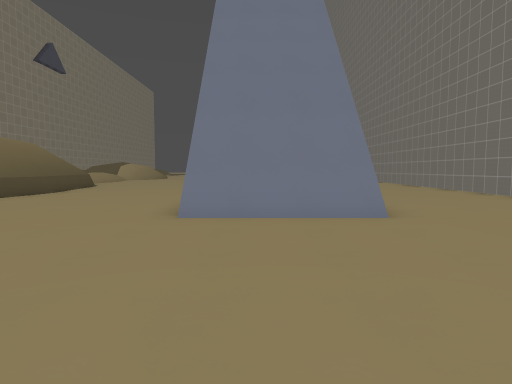
view 1 (above)

24 first-person views from a walk through a Godot game level. The camera is 1.4 m above the floor, tilts 4° down and sees 75° across. The floor is counted in squares, 2 m on a side. Each view is taken from the middle of a square. On the plan, view 1 faces up. The plan holds only what a view shows up to about 10 squares ahead; the rest is blank. The place goes on beyond the plan. Surface patterns are stand-ins for the level's own textures.

view 2
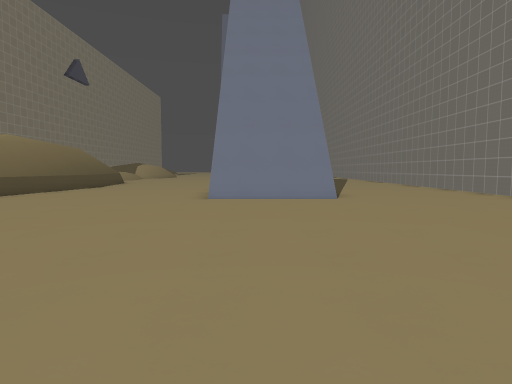

view 3
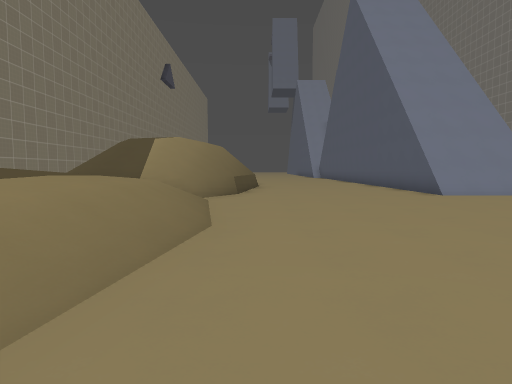

view 4
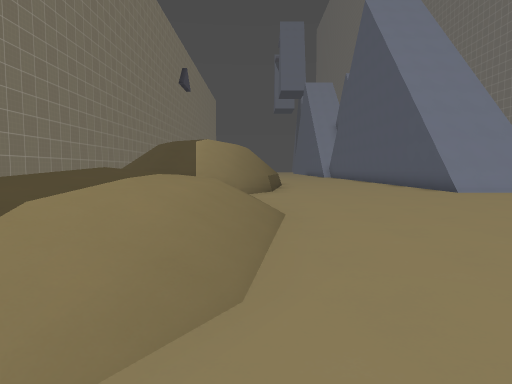

view 5
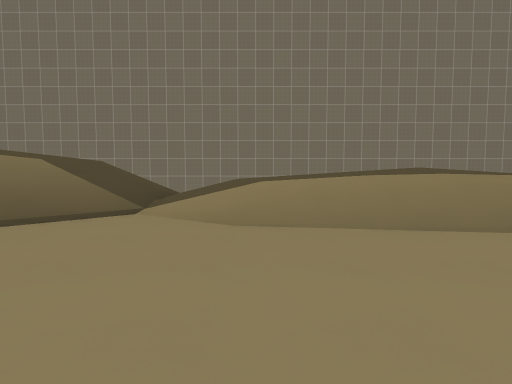

view 6
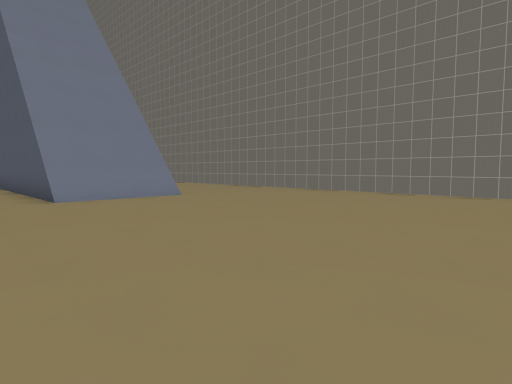

view 7
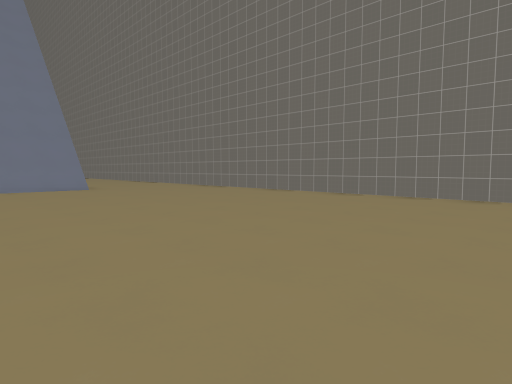

view 8
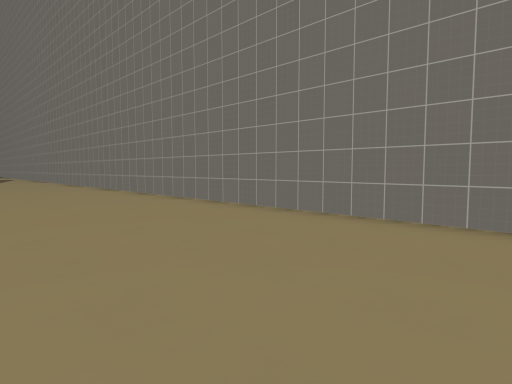

view 9
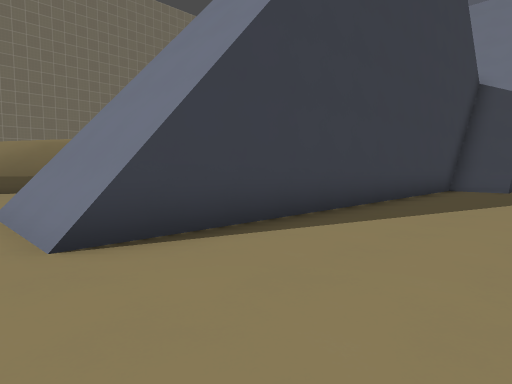

view 10
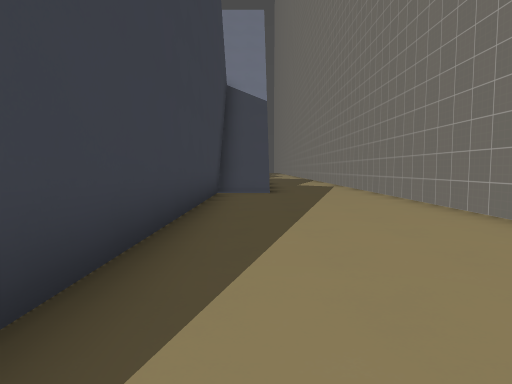

view 11
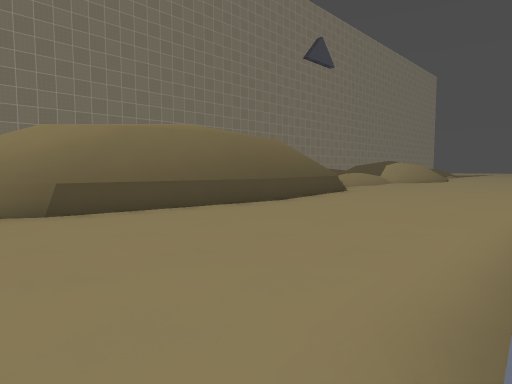

view 12
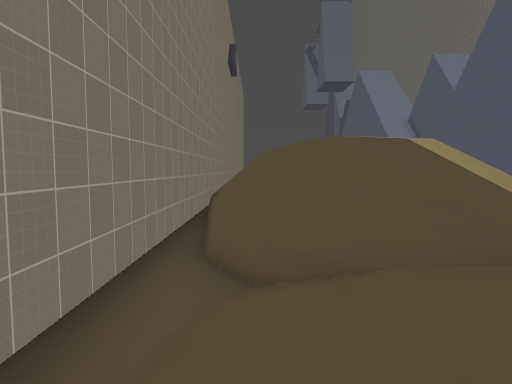

view 13
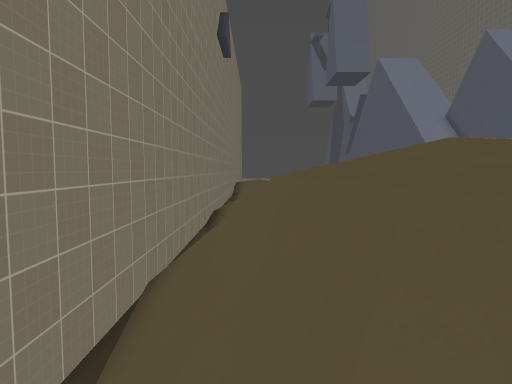

view 14
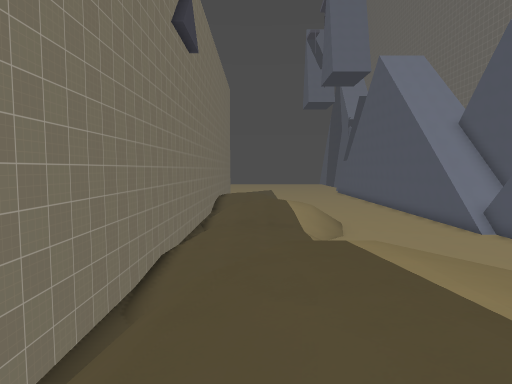

view 15
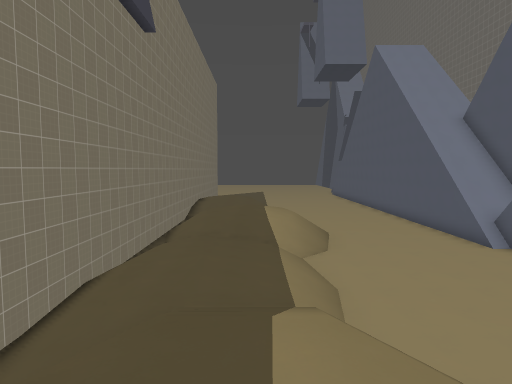

view 16
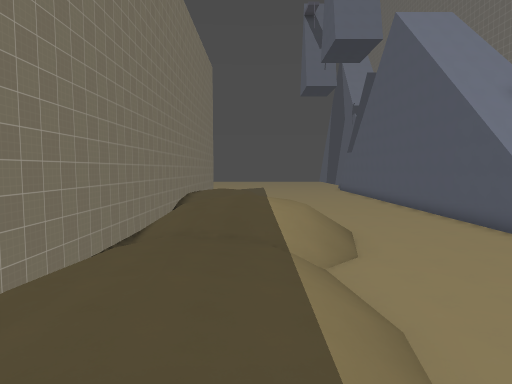

view 17
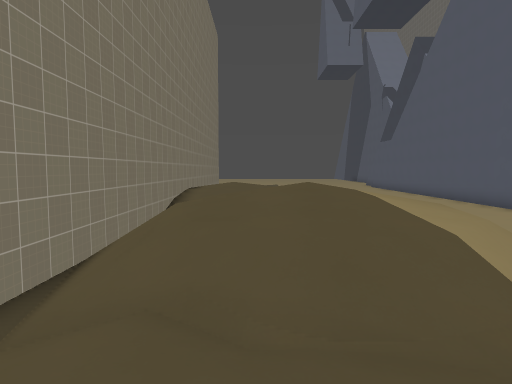

view 18
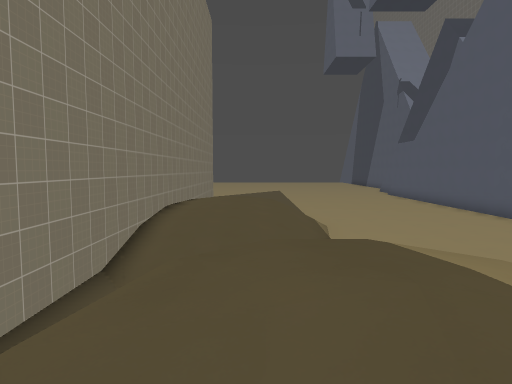

view 19
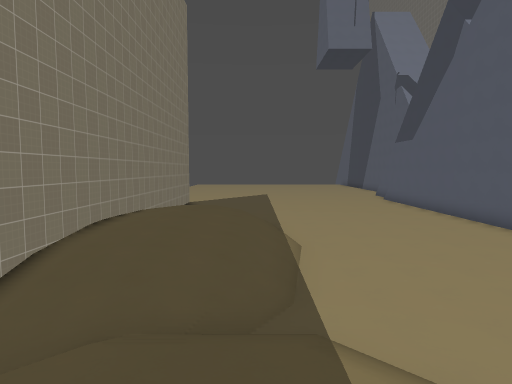

view 20
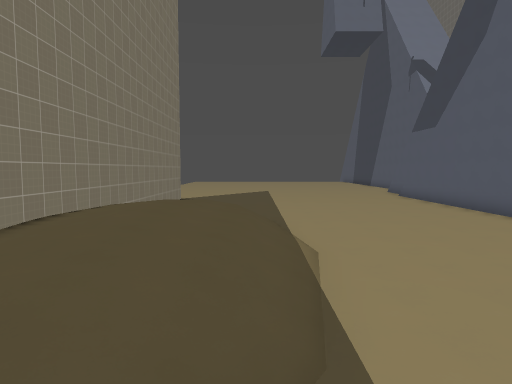

view 21
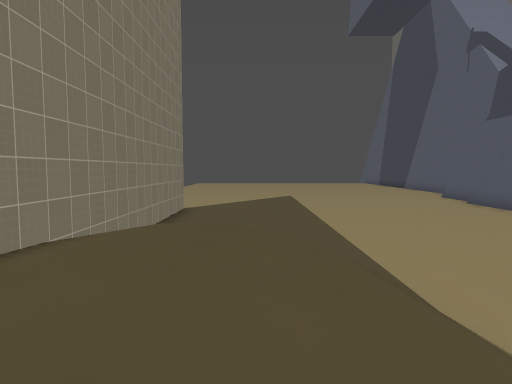

view 22
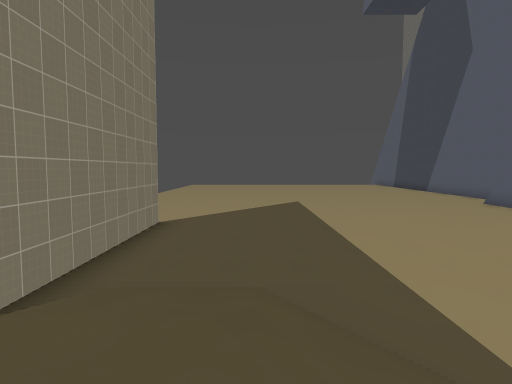

view 23
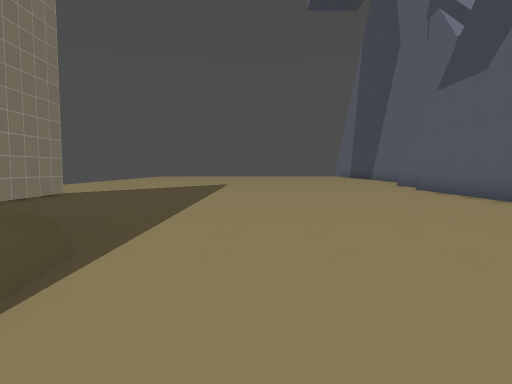

view 24
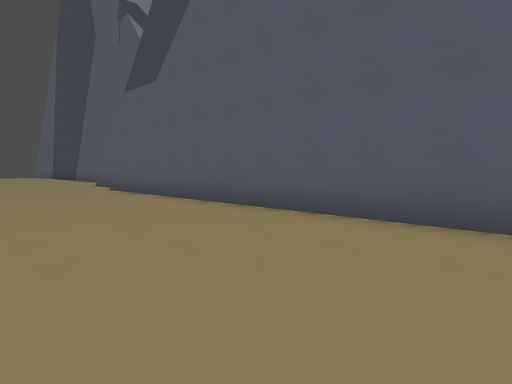

### Floor plan
Key: @ floor where view 1 was taken; # wall or solid block; . main floor; : floor 1 m higher than the main floor; + floor 1.25 m higher than the main floor; * floor 1.5 m higher than the main floor; / step, stairs or slope; = window, fence, low wall or low ledge.
Columns run from 13 left of view 1 to 7 right of it. Each row starts with its distance up from view 1.
 43 ...........
 42 ............#
 41 #...........#
 40 #...........#
 39 #...........#
 38 #...........#
 37 #...........#
 36 #///........#
 35 #////.......#
 34 #////.......#
 33 #////.......#
 32 #/*///......
 31 #/*///.....
 30 #////.....
 29 #////......
 28 #////......
 27 #/////..
 26 #. ///
 25 #/////
 24 #///// .....#
 23 #//////.....
 22 #//////....
 21 #//////.....
 20 #//://......
 19 #/////.....
 18 #//*//.....
 17 #//*//....
 16 #//+//.....    ##...#
 15 #/////.....    #....#
 14 #/=///=.....   #....#
 13 #.//// .....   #....#
 12 #//////.....   #....#
 11 # //////....   #....#
 10  =/////=....   #....#
  9  =/////=....#  #....#
  8 #=//////....#  #....#
  7 #//////.....#  #....#
  6 #//////.....####....#
  5 #./////.....####....#
  4 #./////.............#
  3 #./////.............#
  2 # //+//.............#
  1 # / +//.............#
  0 #   ///......@......#
 -1 #   +//.............#
 -2 #   +//.............#
 -3 #  ////.............#
 -4 #  ///.... .........#
 -5 #  ///...  .........#
 -6 #  ////.   .........#
 -7 #  ///     .....

Positions as (right, up) in squares from view 1, and headings:
1: (0, 0), facing up
2: (0, -3), facing up
3: (-6, -4), facing up
4: (-7, -5), facing up
5: (-3, -3), facing left
6: (-3, -3), facing up-right
7: (-2, -7), facing up-right
8: (2, -6), facing up-right
9: (5, 4), facing up-left
10: (3, 6), facing up
11: (-1, 4), facing up-left
12: (-11, 1), facing up
13: (-11, 6), facing up
14: (-10, 9), facing up
15: (-9, 11), facing up
16: (-9, 14), facing up
17: (-10, 19), facing up
18: (-10, 22), facing up
19: (-9, 24), facing up
20: (-9, 26), facing up
21: (-10, 30), facing up
22: (-10, 33), facing up
23: (-7, 32), facing up
24: (-6, 32), facing up-right
